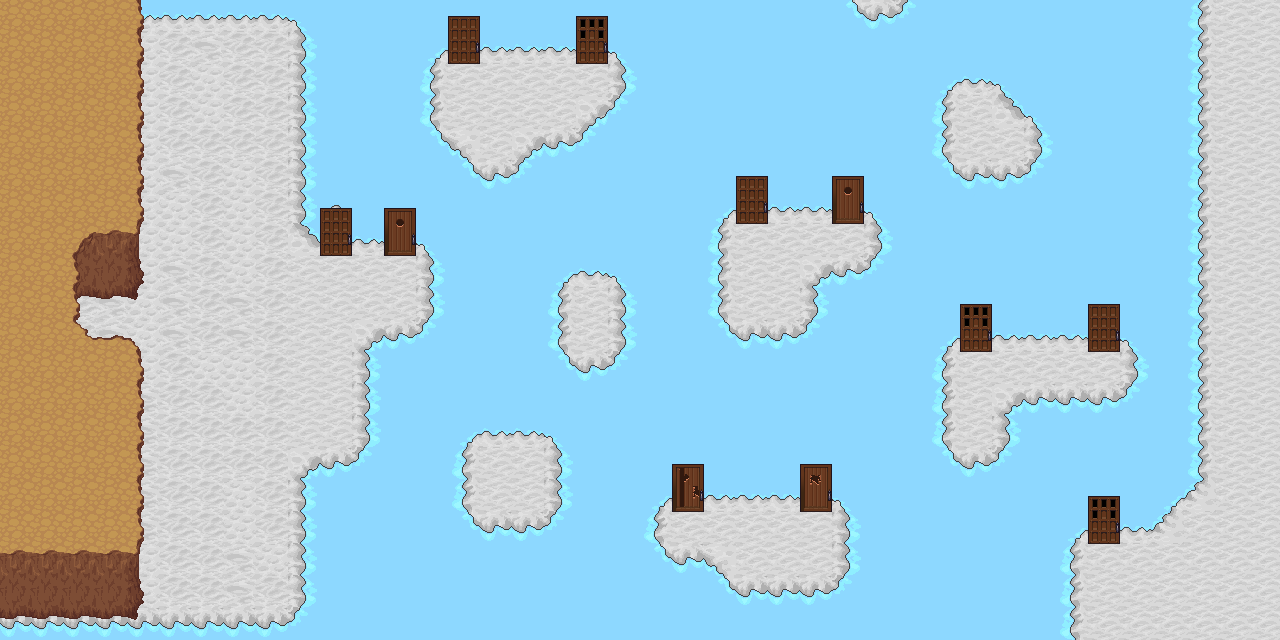

The image is a tile-based game level rendered from a .tmx file. Its description and source (layers, tilesets, objects; grid data summarised) follow:
An orthogonal 40x20 tile map with 32x32 px tiles, 5 tile layers (ice, land, magical_doors, mountains, ...), 8 tilesets and 22 objects (11x exit, 4x chest, player, snow_girl).

<map version="1.0" orientation="orthogonal" width="40" height="20" tilewidth="32" tileheight="32">
 <properties>
  <property name="background_color" value="black" />
 </properties>
 <tileset firstgid="1" name="snowice" tilewidth="32" tileheight="32">
  <image source="../img/snowice.png" width="96" height="192" />
 </tileset>
 <tileset firstgid="19" name="snowcoldwater" tilewidth="32" tileheight="32">
  <image source="../img/snowcoldwater.png" width="96" height="192" />
 </tileset>
 <tileset firstgid="37" name="snow" tilewidth="32" tileheight="32">
  <image source="../img/snow.png" width="96" height="192" />
 </tileset>
 <tileset firstgid="55" name="snowwater" tilewidth="32" tileheight="32">
  <image source="../img/snowwater.png" width="96" height="192" />
 </tileset>
 <tileset firstgid="73" name="snowwateralt" tilewidth="32" tileheight="32">
  <image source="../img/snowwateralt.png" width="96" height="192" />
 </tileset>
 <tileset firstgid="91" name="mountains" tilewidth="32" tileheight="32">
  <image source="../img/mountains.png" width="384" height="288" />
 </tileset>
 <tileset firstgid="199" name="ice" tilewidth="32" tileheight="32">
  <image source="../img/ice.png" width="96" height="192" />
 </tileset>
 <tileset firstgid="217" name="doors" tilewidth="32" tileheight="32">
  <image source="../img/doors.png" width="160" height="128" />
 </tileset>
 <layer name="ice" width="40" height="20">
  <data>[800 cells, 800 non-empty, 1 distinct tile ids]</data>
 </layer>
 <layer name="land" width="40" height="20">
  <data>[800 cells, 457 non-empty, 17 distinct tile ids]</data>
 </layer>
 <layer name="magical_doors" width="40" height="20">
  <data>[800 cells, 22 non-empty, 10 distinct tile ids]</data>
 </layer>
 <layer name="mountains" width="40" height="20">
  <data>[800 cells, 84 non-empty, 8 distinct tile ids]</data>
 </layer>
 <objectgroup name="objects" width="40" height="20">
  <object name="player" x="144" y="309" width="32" height="32">
   <properties>
    <property name="compose" value="[{&quot;name&quot;:&quot;shadow&quot;,&quot;class&quot;:&quot;game.Shadow&quot;,&quot;image&quot;:&quot;char_shadow&quot;,&quot;spritewidth&quot;:18,&quot;spriteheight&quot;:9},{&quot;name&quot;:&quot;player&quot;},{&quot;name&quot;:&quot;eyes&quot;,&quot;class&quot;:&quot;game.BlinkingEyes&quot;,&quot;image&quot;:&quot;player_eyes&quot;,&quot;spritewidth&quot;:17,&quot;spriteheight&quot;:6,&quot;offsetx&quot;:6,&quot;offsety&quot;:18}]" />
    <property name="image" value="player" />
    <property name="spriteheight" value="36" />
    <property name="spritewidth" value="31" />
   </properties>
  </object>
  <object name="exit" x="388" y="227" width="24" height="24">
   <properties>
    <property name="dir" value="down" />
    <property name="fade" value="black" />
    <property name="location" value="752,512" />
    <property name="to" value="winterfell" />
   </properties>
  </object>
  <object name="exit" x="5" y="297" width="44" height="81">
   <properties>
    <property name="dir" value="left" />
    <property name="fade" value="black" />
    <property name="location" value="1344,448" />
    <property name="to" value="cave" />
   </properties>
  </object>
  <object name="snow_girl" x="258" y="241" width="32" height="32">
   <properties>
    <property name="compose" value="[{&quot;name&quot;:&quot;shadow&quot;,&quot;class&quot;:&quot;game.Shadow&quot;,&quot;image&quot;:&quot;char_shadow&quot;,&quot;spritewidth&quot;:18,&quot;spriteheight&quot;:9},{&quot;name&quot;:&quot;snow_girl&quot;},{&quot;name&quot;:&quot;eyes&quot;,&quot;class&quot;:&quot;game.BlinkingEyes&quot;,&quot;image&quot;:&quot;whitey_eyes&quot;,&quot;spritewidth&quot;:17,&quot;spriteheight&quot;:6,&quot;offsetx&quot;:6,&quot;offsety&quot;:18}]" />
    <property name="image" value="whitey" />
    <property name="npc_standing" value="true" />
    <property name="spriteheight" value="36" />
    <property name="spritewidth" value="31" />
   </properties>
  </object>
  <object name="chest" x="479" y="127" width="32" height="32">
   <properties>
    <property name="contents" value="{&quot;type&quot;:&quot;item&quot;, &quot;data&quot;:{&quot;name&quot;:&quot;4Ps&quot;, &quot;description&quot;:&quot;[Pricing] UNIQLO's: no seasonal sales but has timely product pricing. H&amp;M's: has season sales but sales timing is mysterious.&quot;}}" />
    <property name="image" value="chests" />
    <property name="spriteheight" value="32" />
    <property name="spritewidth" value="32" />
    <property name="which" value="1" />
   </properties>
  </object>
  <object name="chest" x="738" y="551" width="32" height="32">
   <properties>
    <property name="contents" value="{&quot;type&quot;:&quot;item&quot;, &quot;data&quot;:{&quot;name&quot;:&quot;4Ps&quot;, &quot;description&quot;:&quot;[Place] UNIQLO's lack of competitiveness in the EU and US market.&quot;}}" />
    <property name="image" value="chests" />
    <property name="spriteheight" value="32" />
    <property name="spritewidth" value="32" />
    <property name="which" value="1" />
   </properties>
  </object>
  <object name="chest" x="753" y="293" width="32" height="32">
   <properties>
    <property name="contents" value="{&quot;type&quot;:&quot;item&quot;, &quot;data&quot;:{&quot;name&quot;:&quot;4Ps&quot;, &quot;description&quot;:&quot;[Product] UNIQLO's functional materials (HEATTECH, Ultra Light Down Jacket) vs. H&amp;M's outsourcing to Asia and Turkey.&quot;}}" />
    <property name="image" value="chests" />
    <property name="spriteheight" value="32" />
    <property name="spritewidth" value="32" />
    <property name="which" value="1" />
   </properties>
  </object>
  <object name="chest" x="959" y="419" width="32" height="32">
   <properties>
    <property name="contents" value="{&quot;type&quot;:&quot;item&quot;, &quot;data&quot;:{&quot;name&quot;:&quot;4Ps&quot;, &quot;description&quot;:&quot;[Promotion] UNIQLO's: Advertisements for core products (HEATTECH, Polo, Ultra Light Down Jackets) and customer communication. H&amp;M's: Advertising, internet promotions, and inviting top fashion designers.&quot;}}" />
    <property name="image" value="chests" />
    <property name="spriteheight" value="32" />
    <property name="spritewidth" value="32" />
    <property name="which" value="1" />
   </properties>
  </object>
  <object name="exit" x="323" y="226" width="24" height="24">
   <properties>
    <property name="dir" value="down" />
    <property name="fade" value="black" />
    <property name="location" value="528,64" />
    <property name="to" value="winterfell" />
   </properties>
  </object>
  <object name="exit" x="580" y="31" width="24" height="24">
   <properties>
    <property name="dir" value="down" />
    <property name="fade" value="black" />
    <property name="location" value="800,224" />
    <property name="to" value="winterfell" />
   </properties>
  </object>
  <object name="exit" x="740" y="194" width="24" height="24">
   <properties>
    <property name="dir" value="down" />
    <property name="fade" value="black" />
    <property name="music" value="zelda_lokiri_forest" />
    <property name="to" value="dungeon" />
   </properties>
  </object>
  <object name="exit" x="964" y="323" width="24" height="24">
   <properties>
    <property name="dir" value="down" />
    <property name="fade" value="black" />
    <property name="location" value="752,512" />
    <property name="to" value="winterfell" />
   </properties>
  </object>
  </objectgroup>
 <layer name="mountains_overlay" width="40" height="20">
  <data>[800 cells, 21 non-empty, 6 distinct tile ids]</data>
 </layer>
 <objectgroup name="collision" width="40" height="20">
  <!-- 5 objects omitted --></objectgroup>
</map>
<!-- 10 of 22 objects omitted -->
